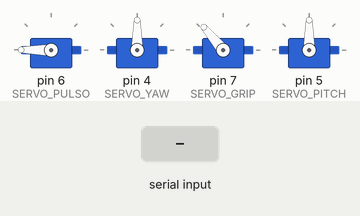
Recording of a sketch running on a simulated Arduino Uno, built with avr-gcc and run on an emulated ATmega328P. On the bench: 4 × servo. The inputs (shaded band) are chosen by the test bench.

Above: at 1.2 s.
1.3 s: "30,150\n" received over Serial
At 2.5 s:
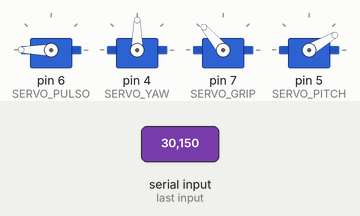
2.8 s: "5\n" received over Serial
At 3.6 s:
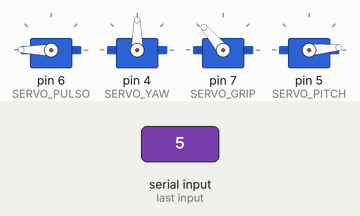
4.3 s: "200\n" received over Serial
At 4.8 s:
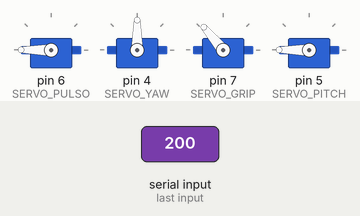
5.8 s: "90,45\n" received over Serial
At 7.2 s:
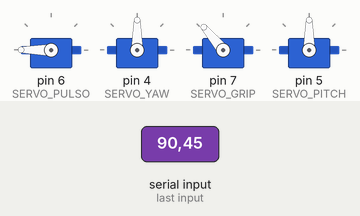
Timing chart, 0 to 8.3 s (numbered marks = the images above; inputs shaded):
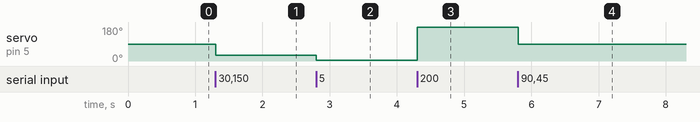

The sketch:

pitch_27_5.ino
```cpp
#include <Servo.h>

Servo servo_pulso;    // Para o movimento Pitch (cima-baixo) - Ex: Servo 10
Servo servo_yaw;
Servo servo_gripper;
Servo servo_pitch;

const int SERVO_PULSO = 6;
const int SERVO_PITCH = 5;
const int SERVO_YAW = 4;
const int SERVO_GRIP = 7;

void setup() {
  Serial.begin(9600);
  servo_pulso.attach(SERVO_PULSO);
  servo_yaw.attach(SERVO_YAW);
  servo_gripper.attach(SERVO_GRIP);
  servo_pitch.attach(SERVO_PITCH);

  // Posição inicial do servo (centro ou seguro)
  servo_pulso.write(180);
  servo_yaw.write(90);
  servo_gripper.write(130);
  servo_pitch.write(90);
}

void loop() {
  if (Serial.available()) {
    // Lê a string completa enviada pelo Python até encontrar uma nova linha '\n'
    String data = Serial.readStringUntil('\n');

    // Converte a string para um número inteiro
    int pitch_val = data.toInt();

    // Garante que o valor está dentro do range de 0 a 180 para o servo
    pitch_val = constrain(pitch_val, 0, 180);

    servo_pitch.write(pitch_val);    // Controla o servo do ombro com o pitch

    // Opcional: Imprime o valor recebido no Serial Monitor do Arduino para depuração
    // Serial.print("Recebido Pitch: "); Serial.println(pitch_val);
  }
}
```

Measured:
- after the input at 1.3 s, servo on pin 5 (SERVO_PITCH): 90° → 30° at once
- after the input at 2.8 s, servo on pin 5 (SERVO_PITCH): 30° → 5° at once
- after the input at 4.3 s, servo on pin 5 (SERVO_PITCH): 5° → 180° at once
- after the input at 5.8 s, servo on pin 5 (SERVO_PITCH): 180° → 90° at once
